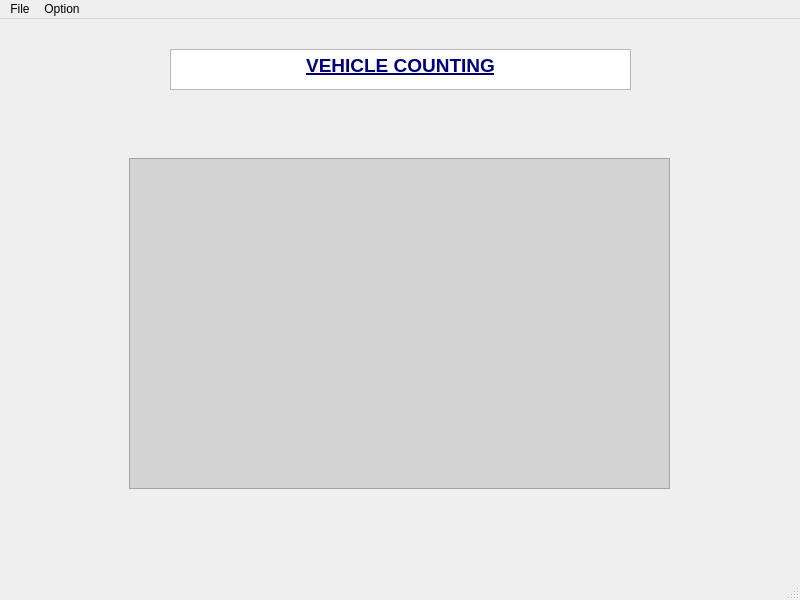
<?xml version="1.0" encoding="UTF-8"?>
<ui version="4.0">
 <class>OtherWindow1</class>
 <widget class="QMainWindow" name="OtherWindow1">
  <property name="geometry">
   <rect>
    <x>0</x>
    <y>0</y>
    <width>800</width>
    <height>600</height>
   </rect>
  </property>
  <property name="windowTitle">
   <string>MainWindow</string>
  </property>
  <widget class="QWidget" name="centralwidget">
   <widget class="QTextEdit" name="textEdit">
    <property name="geometry">
     <rect>
      <x>170</x>
      <y>30</y>
      <width>461</width>
      <height>41</height>
     </rect>
    </property>
    <property name="html">
     <string>&lt;!DOCTYPE HTML PUBLIC &quot;-//W3C//DTD HTML 4.0//EN&quot; &quot;http://www.w3.org/TR/REC-html40/strict.dtd&quot;&gt;
&lt;html&gt;&lt;head&gt;&lt;meta name=&quot;qrichtext&quot; content=&quot;1&quot; /&gt;&lt;style type=&quot;text/css&quot;&gt;
p, li { white-space: pre-wrap; }
&lt;/style&gt;&lt;/head&gt;&lt;body style=&quot; font-family:'MS Shell Dlg 2'; font-size:8.25pt; font-weight:400; font-style:normal;&quot;&gt;
&lt;p align=&quot;center&quot; style=&quot; margin-top:0px; margin-bottom:0px; margin-left:0px; margin-right:0px; -qt-block-indent:0; text-indent:0px;&quot;&gt;&lt;span style=&quot; font-size:14pt; font-weight:600; text-decoration: underline; color:#00007f;&quot;&gt;VEHICLE COUNTING&lt;/span&gt;&lt;/p&gt;&lt;/body&gt;&lt;/html&gt;</string>
    </property>
   </widget>
   <widget class="QFrame" name="frame">
    <property name="geometry">
     <rect>
      <x>129</x>
      <y>139</y>
      <width>541</width>
      <height>331</height>
     </rect>
    </property>
    <property name="styleSheet">
     <string notr="true">background-color: rgb(211, 211, 211);</string>
    </property>
    <property name="frameShape">
     <enum>QFrame::StyledPanel</enum>
    </property>
    <property name="frameShadow">
     <enum>QFrame::Raised</enum>
    </property>
   </widget>
  </widget>
  <widget class="QMenuBar" name="menubar">
   <property name="geometry">
    <rect>
     <x>0</x>
     <y>0</y>
     <width>800</width>
     <height>21</height>
    </rect>
   </property>
   <widget class="QMenu" name="menuFile">
    <property name="title">
     <string>File</string>
    </property>
    <addaction name="actionOpen"/>
    <addaction name="separator"/>
    <addaction name="actionExit"/>
   </widget>
   <widget class="QMenu" name="menuOption">
    <property name="title">
     <string>Option</string>
    </property>
   </widget>
   <addaction name="menuFile"/>
   <addaction name="menuOption"/>
  </widget>
  <widget class="QStatusBar" name="statusbar"/>
  <action name="actionOpen">
   <property name="text">
    <string>Open</string>
   </property>
  </action>
  <action name="actionExit">
   <property name="text">
    <string>Exit</string>
   </property>
  </action>
 </widget>
 <resources/>
 <connections/>
</ui>
